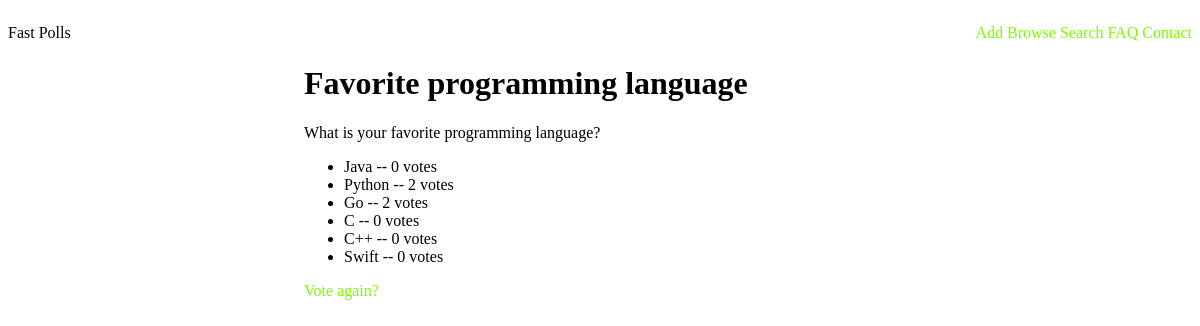
/polls/4/results, run on the app's committed database.
### polls/models.py (models this page shows, shortened)
class Question(models.Model):
    title = models.CharField(max_length=100)
    question_text = models.CharField(max_length=300)
    pub_date = models.DateTimeField('Publication Date')

class Choice(models.Model):
    question = models.ForeignKey(Question)
    choice_text = models.CharField(max_length=300)
    votes = models.IntegerField(default=0)

### polls/views.py (the view)
# urls.py: url(r'^(?P<question_id>[0-9]+)/results$', views.results, name='results'),
def results(request, question_id):
    question = get_object_or_404(Question, pk=question_id)
    return render(request, 'polls/results.html', {'question': question})

### templates/polls/results.html
{% extends 'fast_polls/base.html' %}
{% block main %}
    <h1>{% block title %}{{ question.title }}{% endblock %}</h1>
    <p>{{ question.question_text }}</p>
        <ul>
            {% for choice in question.choice_set.all %}
                <li>{{ choice.choice_text }} -- {{ choice.votes }} vote{{ choice.votes|pluralize }}</li>
            {% endfor %}
        </ul>
    <a href="{% url 'polls:vote' question.id %}">Vote again?</a>
{% endblock %}

### polls/static/style.css (style rules this page uses)
a { color: lawngreen; outline: none; text-decoration: none; }

### data on the page
Question: title "Favorite programming language", question_text "What is your favorite programming language?"
Choice: choice_text "Java", votes "0"
Choice: choice_text "Python", votes "2"
Choice: choice_text "Go", votes "2"
Choice: choice_text "C", votes "0"
Choice: choice_text "C++", votes "0"
Choice: choice_text "Swift", votes "0"
